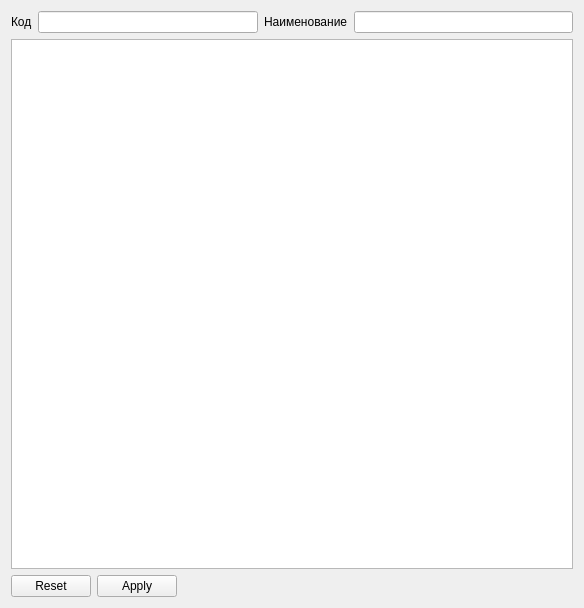
<?xml version="1.0" encoding="UTF-8"?>
<ui version="4.0">
 <class>IdentificationComboBoxExPopup</class>
 <widget class="QWidget" name="IdentificationComboBoxExPopup">
  <property name="geometry">
   <rect>
    <x>0</x>
    <y>0</y>
    <width>584</width>
    <height>608</height>
   </rect>
  </property>
  <property name="windowTitle">
   <string>Form</string>
  </property>
  <layout class="QVBoxLayout" name="verticalLayout_2">
   <item>
    <layout class="QVBoxLayout" name="verticalLayout">
     <property name="sizeConstraint">
      <enum>QLayout::SetMaximumSize</enum>
     </property>
     <item>
      <layout class="QHBoxLayout" name="horizontalLayout">
       <item>
        <widget class="QLabel" name="lblCode">
         <property name="sizePolicy">
          <sizepolicy hsizetype="Fixed" vsizetype="Preferred">
           <horstretch>0</horstretch>
           <verstretch>0</verstretch>
          </sizepolicy>
         </property>
         <property name="text">
          <string>Код</string>
         </property>
        </widget>
       </item>
       <item>
        <widget class="QLineEdit" name="leCode">
         <property name="sizePolicy">
          <sizepolicy hsizetype="Preferred" vsizetype="Preferred">
           <horstretch>0</horstretch>
           <verstretch>0</verstretch>
          </sizepolicy>
         </property>
        </widget>
       </item>
       <item>
        <widget class="QLabel" name="label_title">
         <property name="sizePolicy">
          <sizepolicy hsizetype="Fixed" vsizetype="Preferred">
           <horstretch>0</horstretch>
           <verstretch>0</verstretch>
          </sizepolicy>
         </property>
         <property name="text">
          <string>Наименование</string>
         </property>
         <property name="buddy">
          <cstring>edit_title</cstring>
         </property>
        </widget>
       </item>
       <item>
        <widget class="QLineEdit" name="edit_title">
         <property name="sizePolicy">
          <sizepolicy hsizetype="Preferred" vsizetype="Preferred">
           <horstretch>0</horstretch>
           <verstretch>0</verstretch>
          </sizepolicy>
         </property>
         <property name="autoFillBackground">
          <bool>false</bool>
         </property>
         <property name="maxLength">
          <number>16777215</number>
         </property>
        </widget>
       </item>
      </layout>
     </item>
     <item>
      <widget class="CTableView" name="tblSpr">
       <property name="sizePolicy">
        <sizepolicy hsizetype="Expanding" vsizetype="Expanding">
         <horstretch>0</horstretch>
         <verstretch>0</verstretch>
        </sizepolicy>
       </property>
      </widget>
     </item>
     <item>
      <widget class="QDialogButtonBox" name="buttonBox">
       <property name="sizePolicy">
        <sizepolicy hsizetype="Fixed" vsizetype="Fixed">
         <horstretch>0</horstretch>
         <verstretch>0</verstretch>
        </sizepolicy>
       </property>
       <property name="orientation">
        <enum>Qt::Horizontal</enum>
       </property>
       <property name="standardButtons">
        <set>QDialogButtonBox::Apply|QDialogButtonBox::Reset</set>
       </property>
       <property name="centerButtons">
        <bool>false</bool>
       </property>
      </widget>
     </item>
    </layout>
   </item>
  </layout>
 </widget>
 <customwidgets>
  <customwidget>
   <class>CTableView</class>
   <extends>QTableView</extends>
   <header>library/TableView.h</header>
  </customwidget>
 </customwidgets>
 <resources/>
 <connections/>
</ui>
